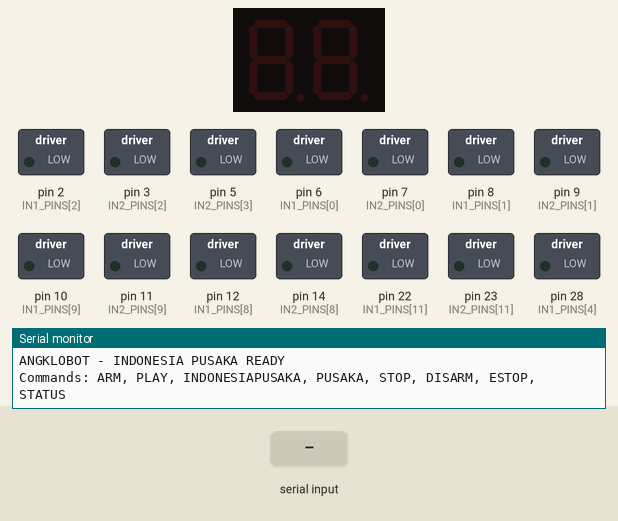
Simulated run of this sketch. Board: Arduino Mega 2560, built with avr-gcc and run on an emulated ATmega2560. Parts: 2-digit seven-segment display, switched loads named in the sketch (green lamp = pin HIGH), the last lines printed to the serial monitor. Wiring (inferred from the names in the program): 2-digit 7-segment display, segments lit when LOW: segments pin 36, pin 35, pin 34, pin 33, pin 32, pin 31, pin 30, pin 37; digit selects pin 26, pin 4. Inputs (shaded band) come from the test bench. The segment pins are drawn as the display they are named for; pins used as bus, display or sensor lines are not drawn.

Above: at 1.2 s.
1.3 s: "ARM\n" received over Serial
2.8 s: "PLAY\n" received over Serial
At 5.49 s:
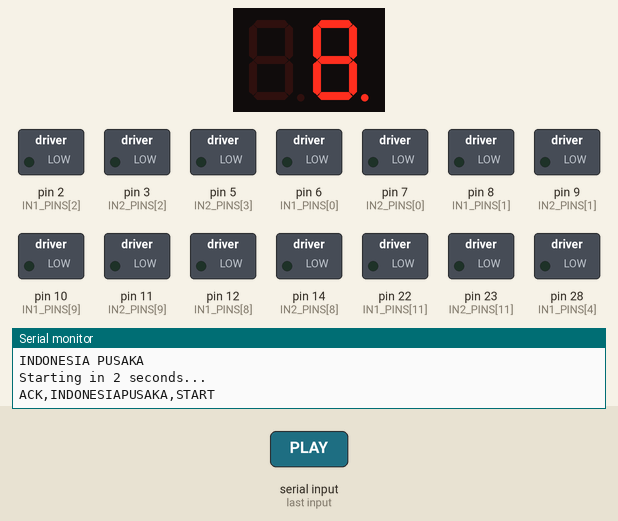
5.8 s: "STATUS\n" received over Serial
8.8 s: byte 13 ('\r') received over Serial
At 9.2 s:
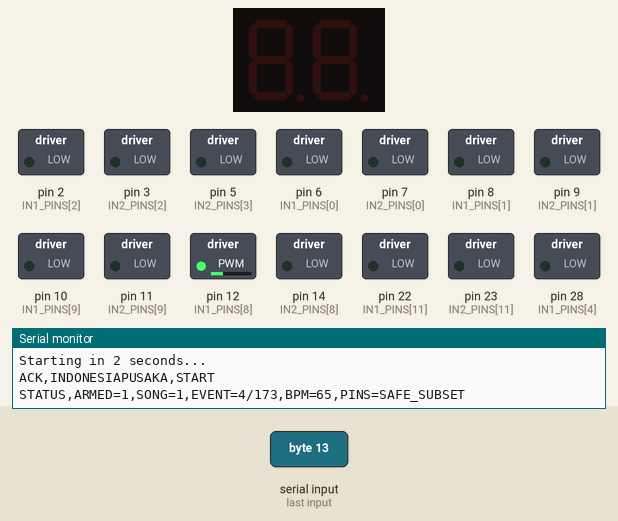
11.8 s: "-\n" received over Serial
At 12.89 s:
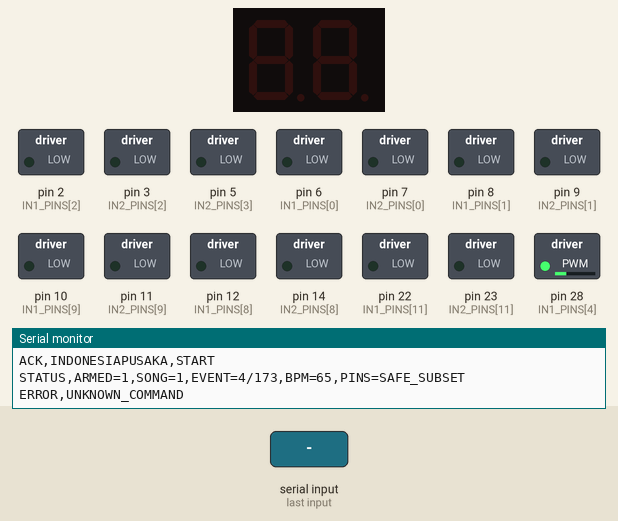
14.8 s: byte 10 ('\n') received over Serial
Timing chart, 0 to 23.3 s (numbered marks = the images above; inputs shaded):
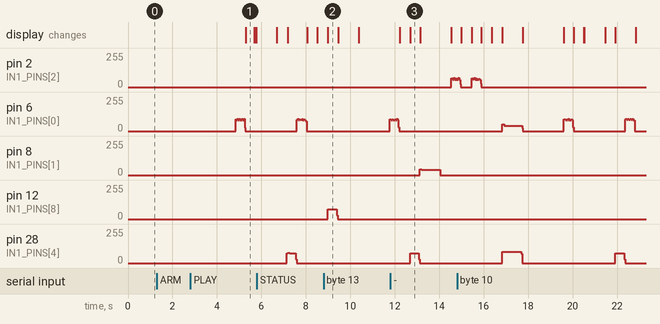

Measured:
- what the display in image 2 shows lasts 0.5 s, from 9.0 s to 9.5 s

The sketch:

Indonesia_Pusaka_Expressive.ino
```cpp
/*
  INDONESIA PUSAKA — ANGKLOBOT
  Arduino Mega 2560 / 18 natural-note angklungs

  Source: the two supplied piano-score screenshots.
  Arrangement: melody-first, with one soft bass-support note per bar.
  The screenshots have no key signature: the melody is in C major.
  Chromatic passing tones are simplified explicitly in the note map.
  This is a practical sheet-based adaptation, not a transcription of
  every piano accompaniment note.

  Timing: source quarter = 65 BPM, changing to 66 at bar 29.
  Set TEMPO_PERCENT below to slow the entire performance proportionally.
  One score tick = one sixteenth note. All starts are absolute score times.
  Distinct repeated notes receive larger release gaps; ties are continuous.
  Long notes use an initial attack followed by quieter continuous PWM.

  IMPORTANT HARDWARE NOTE:
  The supplied wiring map uses pin 42 for both G5 IN2 and C6 IN1.
  This arrangement needs only channels 0-8. All other channels are locked
  off and their pins remain LOW. The startup validator rejects a song if
  any required channel shares a pin with any other driver. Do not remove
  this protection or enable G5/C6 until the wiring conflict is corrected.

  Software cannot suppress bootloader pin activity before setup().
  Use an independent motor-power disconnect / emergency stop.
  Sustained motor temperature, current, and stall behavior must be tested
  on the real mechanism; PWM percentage is not a measured RPM or volume.

  Serial: 115200 baud, Newline or Both NL & CR.
  ARM, PLAY, INDONESIAPUSAKA, PUSAKA, STOP, DISARM, ESTOP, STATUS.
  No autoplay. ARM must precede playback.
*/

#include <Arduino.h>
#include <avr/pgmspace.h>
#include <string.h>
#include <stdlib.h>

constexpr uint8_t CHANNEL_COUNT = 18;
constexpr uint16_t PWM_PERIOD_US = 1000;
constexpr unsigned long SERIAL_BAUD = 115200;
constexpr uint16_t SCORE_BPM = 65;
constexpr uint16_t FINAL_SECTION_BPM = 66;
constexpr uint16_t TEMPO_PERCENT = 100;
constexpr uint16_t TICKS_PER_QUARTER = 4;
constexpr uint16_t FINAL_SECTION_TICK = 452; // bar 29
constexpr uint16_t SONG_END_TICK = 516;
constexpr unsigned long MANUAL_START_DELAY_MS = 2000;

// Musical release gaps: start times NEVER move.
constexpr uint16_t SHORT_RELEASE_GAP_MS = 35;
constexpr uint16_t MEDIUM_RELEASE_GAP_MS = 45;
constexpr uint16_t LONG_RELEASE_GAP_MS = 55;
constexpr uint16_t REPEATED_SHORT_GAP_MS = 90;
constexpr uint16_t REPEATED_MEDIUM_GAP_MS = 110;
constexpr uint16_t REPEATED_LONG_GAP_MS = 130;
constexpr uint16_t TIED_RELEASE_GAP_MS = 0;

// Attack / sustain envelope.
constexpr uint16_t SHORT_NOTE_THRESHOLD_MS = 450;
constexpr uint16_t MEDIUM_NOTE_THRESHOLD_MS = 1100;
constexpr uint16_t ATTACK_MS_MEDIUM = 100;
constexpr uint16_t ATTACK_MS_LONG = 125;
constexpr uint16_t MAX_NOTE_HOLD_MS = 4000;
constexpr uint16_t MAX_SUPPORT_HOLD_MS = 900;
constexpr uint8_t MAX_OUTPUT_POWER_PERCENT = 42;
constexpr uint8_t MIN_MELODY_SUSTAIN_PERCENT = 18;
constexpr uint8_t MIN_SUPPORT_SUSTAIN_PERCENT = 12;
constexpr uint8_t ROLE_MELODY = 0;
constexpr uint8_t ROLE_SUPPORT = 1;
constexpr uint8_t MAX_SIMULTANEOUS_MOTORS = 3;

// Channel order: G3 A3 B3 C4 D4 E4 F4 G4 A4 B4 C5 D5 E5 F5 G5 A5 B5 C6
const uint8_t IN1_PINS[CHANNEL_COUNT] = {
  6, 8, 2, 4, 28, 26, 32, 30, 12,
  10, 24, 22, 36, 34, 41, 38, 44, 42
};
const uint8_t IN2_PINS[CHANNEL_COUNT] = {
  7, 9, 3, 5, 29, 27, 33, 31, 14,
  11, 25, 23, 37, 35, 42, 39, 45, 43
};

// Preserved quieter per-motor calibration.
uint8_t motorPowerPercent[CHANNEL_COUNT] = {
  35, 30, 25, 30, 30, 30, 30, 35, 30,
  25, 30, 30, 30, 30, 35, 30, 25, 30
};

// Only these physical angklungs are used by this song.
// Disabled drivers are never given a HIGH output.
const uint8_t CHANNEL_ENABLED[CHANNEL_COUNT] = {
  1, 1, 1, 1, 1, 1, 1, 1, 1,
  0, 0, 0, 0, 0, 0, 0, 0, 0
};

struct __attribute__((packed)) SongEvent {
  uint16_t startTick;
  uint16_t durationTicks;
  uint16_t nextSameTick;  // 65535 means no later event on this channel
  uint8_t channel;
  uint8_t role;
};

const SongEvent SONG[] PROGMEM = {
  {0, 2, 12, 0, 0},
  {2, 2, 4, 3, 0},
  {4, 6, 16, 5, 0},
  {4, 5, 14, 3, 1},
  {10, 2, 34, 4, 0},
  {12, 2, 30, 0, 0},
  {14, 2, 20, 3, 0},
  {16, 2, 50, 5, 0},
  {18, 2, 92, 8, 0},
  {20, 8, 108, 7, 0},
  {20, 5, 32, 3, 1},
  {30, 2, 52, 0, 0},
  {32, 2, 36, 3, 0},
  {34, 2, 52, 4, 0},
  {36, 6, 44, 3, 0},
  {36, 5, 82, 1, 1},
  {42, 2, 46, 2, 0},
  {44, 2, 48, 3, 0},
  {46, 2, 80, 2, 0},
  {48, 2, 56, 3, 0},
  {50, 2, 68, 5, 0},
  {52, 4, 74, 4, 0},
  {52, 5, 64, 0, 1},
  {56, 8, 66, 3, 0},
  {64, 2, 76, 0, 0},
  {66, 2, 68, 3, 0},
  {68, 6, 128, 5, 0},
  {68, 5, 78, 3, 1},
  {74, 2, 98, 4, 0},
  {76, 2, 84, 0, 0},
  {78, 2, 100, 3, 0},
  {80, 2, 146, 2, 0},
  {82, 2, 116, 1, 0},
  {84, 8, 100, 0, 0},
  {84, 5, 96, 6, 1},
  {92, 4, 106, 8, 0},
  {96, 2, 130, 6, 0},
  {98, 2, 144, 4, 0},
  {100, 6, 116, 3, 0},
  {100, 5, 114, 0, 1},
  {106, 2, 110, 8, 0},
  {108, 2, 112, 7, 0},
  {110, 2, 138, 8, 0},
  {112, 2, 132, 7, 0},
  {114, 2, 132, 0, 0},
  {116, 12, 180, 1, 0},
  {116, 5, 196, 3, 1},
  {128, 2, 160, 5, 0},
  {130, 2, 142, 6, 0},
  {132, 6, 140, 7, 0},
  {132, 5, 148, 0, 1},
  {138, 2, 170, 8, 0},
  {140, 2, 164, 7, 0},
  {142, 2, 162, 6, 0},
  {144, 2, 148, 4, 0},
  {146, 2, 202, 2, 0},
  {148, 12, 194, 0, 0},
  {148, 5, 206, 4, 1},
  {160, 2, 164, 5, 0},
  {162, 2, 174, 6, 0},
  {164, 6, 172, 7, 0},
  {164, 5, 176, 5, 1},
  {170, 2, 348, 8, 0},
  {172, 2, 212, 7, 0},
  {174, 2, 196, 6, 0},
  {176, 4, 180, 5, 0},
  {180, 12, 244, 1, 0},
  {180, 5, 208, 5, 1},
  {194, 2, 228, 0, 0},
  {196, 6, 204, 3, 0},
  {196, 5, 210, 6, 1},
  {202, 2, 298, 2, 0},
  {204, 2, 226, 3, 0},
  {206, 2, 212, 4, 0},
  {208, 2, 234, 5, 0},
  {210, 2, 220, 6, 0},
  {212, 8, 276, 7, 0},
  {212, 5, 236, 4, 1},
  {220, 4, 268, 6, 0},
  {226, 2, 228, 3, 0},
  {228, 6, 244, 3, 0},
  {228, 5, 242, 0, 1},
  {234, 2, 238, 5, 0},
  {236, 2, 240, 4, 0},
  {238, 2, 274, 5, 0},
  {240, 2, 308, 4, 0},
  {242, 2, 260, 0, 0},
  {244, 12, 258, 1, 0},
  {244, 5, 260, 3, 1},
  {258, 2, 266, 1, 0},
  {260, 6, 272, 3, 0},
  {260, 5, 308, 0, 1},
  {266, 2, 270, 1, 0},
  {268, 2, 340, 6, 0},
  {270, 2, 292, 1, 0},
  {272, 2, 276, 3, 0},
  {274, 2, 306, 5, 0},
  {276, 12, 364, 7, 0},
  {276, 5, 288, 3, 1},
  {288, 4, 292, 3, 0},
  {292, 6, 300, 3, 0},
  {292, 5, 338, 1, 1},
  {298, 2, 302, 2, 0},
  {300, 2, 304, 3, 0},
  {302, 2, 312, 2, 0},
  {304, 2, 322, 3, 0},
  {306, 2, 324, 5, 0},
  {308, 4, 354, 4, 0},
  {308, 5, 332, 0, 1},
  {312, 8, 336, 2, 0},
  {322, 2, 324, 3, 0},
  {324, 6, 384, 5, 0},
  {324, 5, 330, 3, 1},
  {330, 2, 334, 3, 0},
  {332, 2, 340, 0, 0},
  {334, 2, 356, 3, 0},
  {336, 2, 402, 2, 0},
  {338, 2, 372, 1, 0},
  {340, 8, 356, 0, 0},
  {340, 5, 352, 6, 1},
  {348, 4, 362, 8, 0},
  {352, 2, 386, 6, 0},
  {354, 2, 400, 4, 0},
  {356, 6, 372, 3, 0},
  {356, 5, 370, 0, 1},
  {362, 2, 366, 8, 0},
  {364, 2, 368, 7, 0},
  {366, 2, 394, 8, 0},
  {368, 2, 388, 7, 0},
  {370, 2, 388, 0, 0},
  {372, 12, 436, 1, 0},
  {372, 5, 432, 3, 1},
  {384, 2, 416, 5, 0},
  {386, 2, 398, 6, 0},
  {388, 6, 396, 7, 0},
  {388, 5, 404, 0, 1},
  {394, 2, 468, 8, 0},
  {396, 2, 476, 7, 0},
  {398, 2, 418, 6, 0},
  {400, 2, 404, 4, 0},
  {402, 2, 420, 2, 0},
  {404, 12, 496, 0, 0},
  {404, 5, 430, 4, 1},
  {416, 2, 420, 5, 0},
  {418, 2, 426, 6, 0},
  {420, 6, 428, 5, 0},
  {420, 5, 458, 2, 1},
  {426, 2, 452, 6, 0},
  {428, 2, 436, 5, 0},
  {430, 2, 462, 4, 0},
  {432, 4, 452, 3, 0},
  {436, 16, 65535, 1, 0},
  {436, 5, 464, 5, 1},
  {452, 6, 460, 3, 0},
  {452, 5, 466, 6, 1},
  {458, 2, 498, 2, 0},
  {460, 2, 482, 3, 0},
  {462, 2, 468, 4, 0},
  {464, 2, 484, 5, 0},
  {466, 2, 492, 6, 0},
  {468, 8, 65535, 8, 0},
  {468, 5, 65535, 4, 1},
  {476, 4, 490, 7, 0},
  {482, 2, 484, 3, 0},
  {484, 6, 65535, 5, 0},
  {484, 5, 500, 3, 1},
  {490, 2, 494, 7, 0},
  {492, 2, 65535, 6, 0},
  {494, 2, 65535, 7, 0},
  {496, 2, 500, 0, 0},
  {498, 2, 65535, 2, 0},
  {500, 8, 65535, 3, 0},
  {500, 5, 65535, 0, 1},
};

constexpr uint16_t SONG_EVENT_COUNT = sizeof(SONG) / sizeof(SONG[0]);
static_assert(sizeof(SongEvent) == 8, "Unexpected song event size");

struct MotorState {
  bool active;
  bool outputHigh;
  uint8_t role;
  uint16_t currentDutyPermille;
  uint16_t attackDutyPermille;
  uint16_t sustainDutyPermille;
  unsigned long attackEndMs;
  unsigned long stopAtMs;
  unsigned long pwmCycleStartUs;
};

MotorState motors[CHANNEL_COUNT];
bool armed = false;
bool songRunning = false;
bool pendingStart = false;
bool pinMapValid = false;
uint16_t nextEvent = 0;
unsigned long songStartMs = 0;
unsigned long startRequestMs = 0;

constexpr uint8_t COMMAND_BUFFER_SIZE = 64;
constexpr uint8_t MAX_SERIAL_BYTES_PER_LOOP = 32;
char commandBuffer[COMMAND_BUFFER_SIZE];
uint8_t commandLength = 0;
bool discardCommandUntilNewline = false;

// ----------------------- Timing -----------------------

uint16_t activeBpmAt(uint16_t tick) {
  const uint16_t written = tick < FINAL_SECTION_TICK
      ? SCORE_BPM : FINAL_SECTION_BPM;
  return (uint32_t)written * TEMPO_PERCENT / 100UL;
}

unsigned long tickToMs(uint16_t tick) {
  // Segmented tempo map: no cumulative floating-point or rounding drift.
  const uint32_t denominator1 =
      (uint32_t)SCORE_BPM * TICKS_PER_QUARTER * TEMPO_PERCENT;
  if (tick <= FINAL_SECTION_TICK) {
    return (uint32_t)tick * 6000000UL / denominator1;
  }
  const uint32_t firstPart =
      (uint32_t)FINAL_SECTION_TICK * 6000000UL / denominator1;
  const uint32_t denominator2 =
      (uint32_t)FINAL_SECTION_BPM * TICKS_PER_QUARTER * TEMPO_PERCENT;
  return firstPart +
      (uint32_t)(tick - FINAL_SECTION_TICK) * 6000000UL / denominator2;
}

bool deadlineReached(unsigned long now, unsigned long deadline) {
  return (long)(now - deadline) >= 0;
}

// ----------------------- Motor safety -----------------------

bool isValidPin(uint8_t pin) {
  return pin >= 2 && pin <= 53;
}

bool validateRequiredPins() {
  for (uint8_t ch = 0; ch < CHANNEL_COUNT; ++ch) {
    if (!CHANNEL_ENABLED[ch]) continue;
    if (!isValidPin(IN1_PINS[ch]) || !isValidPin(IN2_PINS[ch]) ||
        IN1_PINS[ch] == IN2_PINS[ch]) return false;

    // Compare against ALL drivers, including inactive ones. A HIGH on
    // an active pin must never energize a different, disabled driver.
    for (uint8_t other = 0; other < CHANNEL_COUNT; ++other) {
      if (other == ch) continue;
      if (IN1_PINS[ch] == IN1_PINS[other] ||
          IN1_PINS[ch] == IN2_PINS[other] ||
          IN2_PINS[ch] == IN1_PINS[other] ||
          IN2_PINS[ch] == IN2_PINS[other]) return false;
    }
  }
  return true;
}

void writeMotorPinsLow(uint8_t ch) {
  digitalWrite(IN1_PINS[ch], LOW);
  digitalWrite(IN2_PINS[ch], LOW);
}

void stopMotor(uint8_t ch) {
  writeMotorPinsLow(ch);
  motors[ch].active = false;
  motors[ch].outputHigh = false;
  motors[ch].currentDutyPermille = 0;
  motors[ch].attackDutyPermille = 0;
  motors[ch].sustainDutyPermille = 0;
}

void allOff() {
  for (uint8_t ch = 0; ch < CHANNEL_COUNT; ++ch) stopMotor(ch);
}

void initializeMotorPins() {
  for (uint8_t ch = 0; ch < CHANNEL_COUNT; ++ch) {
    // LOW output latch is set before switching the pin to OUTPUT.
    if (isValidPin(IN1_PINS[ch])) {
      digitalWrite(IN1_PINS[ch], LOW);
      pinMode(IN1_PINS[ch], OUTPUT);
    }
    if (isValidPin(IN2_PINS[ch])) {
      digitalWrite(IN2_PINS[ch], LOW);
      pinMode(IN2_PINS[ch], OUTPUT);
    }
    motors[ch].active = false;
    motors[ch].outputHigh = false;
    motors[ch].role = ROLE_SUPPORT;
    motors[ch].currentDutyPermille = 0;
    motors[ch].attackDutyPermille = 0;
    motors[ch].sustainDutyPermille = 0;
    motors[ch].attackEndMs = 0;
    motors[ch].stopAtMs = 0;
    motors[ch].pwmCycleStartUs = 0;
  }
}

uint8_t clampPower(int value) {
  if (value < 0) return 0;
  if (value > MAX_OUTPUT_POWER_PERCENT) return MAX_OUTPUT_POWER_PERCENT;
  return (uint8_t)value;
}

uint8_t activeMotorCount() {
  uint8_t count = 0;
  for (uint8_t ch = 0; ch < CHANNEL_COUNT; ++ch)
    if (motors[ch].active) ++count;
  return count;
}

// ----------------------- Expression -----------------------

uint16_t expressiveHoldMs(const SongEvent &event) {
  const unsigned long start = tickToMs(event.startTick);
  const unsigned long writtenEnd =
      tickToMs(event.startTick + event.durationTicks);
  const unsigned long writtenMs = writtenEnd - start;
  uint16_t gap;

  if (event.role == ROLE_SUPPORT) {
    gap = 65;
  } else if (event.nextSameTick ==
             event.startTick + event.durationTicks) {
    if (writtenMs <= 300) gap = REPEATED_SHORT_GAP_MS;
    else if (writtenMs <= 1100) gap = REPEATED_MEDIUM_GAP_MS;
    else gap = REPEATED_LONG_GAP_MS;
  } else if (writtenMs <= 300) gap = SHORT_RELEASE_GAP_MS;
  else if (writtenMs <= 1100) gap = MEDIUM_RELEASE_GAP_MS;
  else gap = LONG_RELEASE_GAP_MS;

  unsigned long hold = writtenMs > gap ? writtenMs - gap : 0;

  // If two voices demand the same physical motor, never drive across
  // the next note's onset. The melody has already been prioritized.
  if (event.nextSameTick != 65535 &&
      event.nextSameTick > event.startTick) {
    const unsigned long nextStart = tickToMs(event.nextSameTick) - start;
    if (nextStart < hold + gap) {
      hold = nextStart > gap ? nextStart - gap : 0;
    }
  }

  const uint16_t cap = event.role == ROLE_SUPPORT
      ? MAX_SUPPORT_HOLD_MS : MAX_NOTE_HOLD_MS;
  if (hold > cap) hold = cap;
  return (uint16_t)hold;
}

void startExpressiveNote(uint8_t ch, uint16_t holdMs,
                         uint8_t role, unsigned long absoluteStopMs) {
  if (!armed || !pinMapValid || !CHANNEL_ENABLED[ch] || holdMs == 0) return;
  if (activeMotorCount() >= MAX_SIMULTANEOUS_MOTORS &&
      !motors[ch].active) {
    if (role == ROLE_SUPPORT) return;
    // A melody note takes priority over an existing support note.
    for (uint8_t i = 0; i < CHANNEL_COUNT; ++i) {
      if (motors[i].active && motors[i].role == ROLE_SUPPORT) {
        stopMotor(i);
        break;
      }
    }
    if (activeMotorCount() >= MAX_SIMULTANEOUS_MOTORS) return;
  }

  int base = motorPowerPercent[ch];
  if (role == ROLE_SUPPORT) base = (base * 65 + 50) / 100;

  int attack = base;
  int sustain = base;
  uint16_t attackMs = holdMs;

  if (role == ROLE_SUPPORT) {
    attack = base + 1;
    sustain = max((int)MIN_SUPPORT_SUSTAIN_PERCENT, (base * 78 + 50) / 100);
    attackMs = min((uint16_t)80, holdMs);
  } else if (holdMs <= SHORT_NOTE_THRESHOLD_MS) {
    attack = base + 3;
    sustain = attack;
  } else if (holdMs <= MEDIUM_NOTE_THRESHOLD_MS) {
    attack = base + 2;
    sustain = max((int)MIN_MELODY_SUSTAIN_PERCENT, (base * 88 + 50) / 100);
    attackMs = min((uint16_t)ATTACK_MS_MEDIUM, holdMs);
  } else {
    attack = base + 2;
    const int scale = holdMs >= 2000 ? 72 : 78;
    sustain = max((int)MIN_MELODY_SUSTAIN_PERCENT, (base * scale + 50) / 100);
    attackMs = min((uint16_t)ATTACK_MS_LONG, holdMs);
  }

  // A sustain floor is never allowed to exceed the calibrated base.
  sustain = min(sustain, base);
  if (role == ROLE_MELODY && holdMs <= SHORT_NOTE_THRESHOLD_MS)
    sustain = attack;

  stopMotor(ch);  // distinct event = distinct articulation
  MotorState &motor = motors[ch];
  motor.role = role;
  motor.active = true;
  motor.outputHigh = false;
  motor.attackDutyPermille = (uint16_t)clampPower(attack) * 10U;
  motor.sustainDutyPermille = (uint16_t)clampPower(sustain) * 10U;
  motor.currentDutyPermille = motor.attackDutyPermille;
  motor.attackEndMs = millis() + attackMs;
  motor.stopAtMs = absoluteStopMs;
  motor.pwmCycleStartUs = micros();
}

void updateMotorEnvelopes() {
  const unsigned long now = millis();
  for (uint8_t ch = 0; ch < CHANNEL_COUNT; ++ch) {
    MotorState &motor = motors[ch];
    if (!motor.active) continue;
    if (deadlineReached(now, motor.stopAtMs)) {
      stopMotor(ch);
      continue;
    }
    if (deadlineReached(now, motor.attackEndMs))
      motor.currentDutyPermille = motor.sustainDutyPermille;
  }
}

void updateSoftwarePwm() {
  const unsigned long nowUs = micros();
  for (uint8_t ch = 0; ch < CHANNEL_COUNT; ++ch) {
    MotorState &motor = motors[ch];
    if (!motor.active) continue;
    unsigned long phase = nowUs - motor.pwmCycleStartUs;
    if (phase >= PWM_PERIOD_US) {
      motor.pwmCycleStartUs += (phase / PWM_PERIOD_US) * PWM_PERIOD_US;
      phase %= PWM_PERIOD_US;
    }
    const unsigned long onTime =
        (unsigned long)PWM_PERIOD_US * motor.currentDutyPermille / 1000UL;
    const bool high = phase < onTime;
    if (high != motor.outputHigh) {
      digitalWrite(IN2_PINS[ch], LOW);
      digitalWrite(IN1_PINS[ch], high ? HIGH : LOW);
      motor.outputHigh = high;
    }
  }
}

// ----------------------- Song playback -----------------------

SongEvent readSongEvent(uint16_t index) {
  SongEvent event;
  memcpy_P(&event, &SONG[index], sizeof(SongEvent));
  return event;
}

void stopSong() {
  pendingStart = false;
  songRunning = false;
  nextEvent = 0;
  allOff();
}

void beginSongNow() {
  allOff();
  nextEvent = 0;
  songStartMs = millis();
  songRunning = true;
  pendingStart = false;
  Serial.println(F("ACK,INDONESIAPUSAKA,START"));
}

void requestSongStart() {
  if (!armed) {
    Serial.println(F("ERROR,NOT_ARMED"));
    return;
  }
  if (!pinMapValid) {
    Serial.println(F("ERROR,PIN_MAP"));
    return;
  }
  stopSong();
  pendingStart = true;
  startRequestMs = millis();
  Serial.println(F("INDONESIA PUSAKA"));
  Serial.println(F("Starting in 2 seconds..."));
}

void updatePendingStart() {
  if (!pendingStart) return;
  if (!armed) {
    pendingStart = false;
    return;
  }
  if (deadlineReached(millis(), startRequestMs + MANUAL_START_DELAY_MS))
    beginSongNow();
}

void updateSong() {
  if (!songRunning) return;
  const unsigned long elapsed = millis() - songStartMs;
  while (nextEvent < SONG_EVENT_COUNT) {
    const SongEvent event = readSongEvent(nextEvent);
    const unsigned long start = tickToMs(event.startTick);
    if ((long)(elapsed - start) < 0) break;

    const uint16_t hold = expressiveHoldMs(event);
    const unsigned long end = start + hold;
    // Use the score's absolute end time, not "now + duration".
    // A late scheduler iteration cannot accidentally extend a motor run.
    if (hold > 0 && (long)(elapsed - end) < 0) {
      startExpressiveNote(event.channel, hold, event.role, songStartMs + end);
    }
    ++nextEvent;
  }
  if (nextEvent >= SONG_EVENT_COUNT &&
      elapsed >= tickToMs(SONG_END_TICK)) {
    songRunning = false;
    allOff();
    Serial.println(F("ACK,INDONESIAPUSAKA,DONE"));
  }
}

// ----------------------- Serial Monitor -----------------------

void normalizeCommand(char *command) {
  uint8_t writeIndex = 0;
  for (uint8_t readIndex = 0; command[readIndex] != '\0'; ++readIndex) {
    char c = command[readIndex];
    if (c == ' ' || c == '\t' || c == '-' || c == '_') continue;
    if (c >= 'a' && c <= 'z') c -= ('a' - 'A');
    command[writeIndex++] = c;
  }
  command[writeIndex] = '\0';
}

void printStatus() {
  Serial.print(F("STATUS,ARMED="));
  Serial.print(armed ? 1 : 0);
  Serial.print(F(",SONG="));
  Serial.print(songRunning ? 1 : 0);
  Serial.print(F(",EVENT="));
  Serial.print(nextEvent);
  Serial.print('/');
  Serial.print(SONG_EVENT_COUNT);
  Serial.print(F(",BPM="));
  Serial.print(activeBpmAt(songRunning &&
      millis() - songStartMs >= tickToMs(FINAL_SECTION_TICK)
      ? FINAL_SECTION_TICK : 0));
  Serial.print(F(",PINS="));
  Serial.println(pinMapValid ? F("SAFE_SUBSET") : F("INVALID"));
}

void handleCommand(char *command) {
  normalizeCommand(command);
  if (strcmp(command, "ARM") == 0) {
    stopSong();
    if (!pinMapValid) {
      armed = false;
      Serial.println(F("ERROR,PIN_MAP"));
      return;
    }
    armed = true;
    Serial.println(F("ACK,ARM"));
    return;
  }
  if (strcmp(command, "PLAY") == 0 ||
      strcmp(command, "INDONESIAPUSAKA") == 0 ||
      strcmp(command, "PUSAKA") == 0) {
    requestSongStart();
    return;
  }
  if (strcmp(command, "STOP") == 0) {
    stopSong();
    Serial.println(F("ACK,STOP"));
    return;
  }
  if (strcmp(command, "DISARM") == 0 ||
      strcmp(command, "ESTOP") == 0) {
    stopSong();
    armed = false;
    Serial.println(F("ACK,DISARM"));
    return;
  }
  if (strcmp(command, "STATUS") == 0) {
    printStatus();
    return;
  }
  Serial.println(F("ERROR,UNKNOWN_COMMAND"));
}

void readSerial() {
  uint8_t bytesRead = 0;
  while (Serial.available() > 0 && bytesRead < MAX_SERIAL_BYTES_PER_LOOP) {
    const char incoming = (char)Serial.read();
    ++bytesRead;
    if (incoming == '\r' || incoming == '\n') {
      if (!discardCommandUntilNewline && commandLength > 0) {
        commandBuffer[commandLength] = '\0';
        handleCommand(commandBuffer);
      }
      commandLength = 0;
      discardCommandUntilNewline = false;
      continue;
    }
    if (discardCommandUntilNewline) continue;
    if (commandLength < COMMAND_BUFFER_SIZE - 1) {
      commandBuffer[commandLength++] = incoming;
    } else {
      commandLength = 0;
      discardCommandUntilNewline = true;
      Serial.println(F("ERROR,COMMAND_TOO_LONG"));
    }
  }
}

// ----------------------- Setup / loop -----------------------

void setup() {
  armed = false;
  initializeMotorPins();
  pinMapValid = validateRequiredPins();
  Serial.begin(SERIAL_BAUD);
  if (!pinMapValid) Serial.println(F("ERROR,PIN_MAP"));
  Serial.println(F("ANGKLOBOT - INDONESIA PUSAKA READY"));
  Serial.println(F("Commands: ARM, PLAY, INDONESIAPUSAKA, PUSAKA, STOP, DISARM, ESTOP, STATUS"));
}

void loop() {
  updateMotorEnvelopes();
  readSerial();
  updatePendingStart();
  updateSong();
  updateMotorEnvelopes();
  updateSoftwarePwm();
  if (!armed) allOff();
}
```
